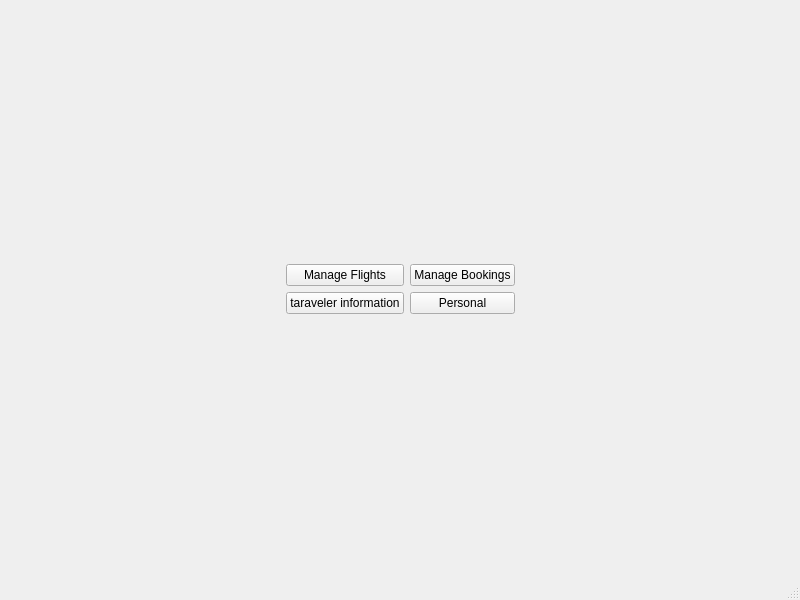
<?xml version="1.0" encoding="UTF-8"?>
<ui version="4.0">
 <class>AdminWindow</class>
 <widget class="QMainWindow" name="AdminWindow">
  <property name="geometry">
   <rect>
    <x>0</x>
    <y>0</y>
    <width>800</width>
    <height>600</height>
   </rect>
  </property>
  <property name="windowTitle">
   <string>Admin Window</string>
  </property>
  <widget class="QWidget" name="centralwidget">
   <layout class="QVBoxLayout" name="verticalLayout">
    <item>
     <layout class="QGridLayout" name="gridLayout">
      <item row="2" column="1">
       <spacer name="verticalSpacer">
        <property name="orientation">
         <enum>Qt::Vertical</enum>
        </property>
        <property name="sizeHint" stdset="0">
         <size>
          <width>20</width>
          <height>40</height>
         </size>
        </property>
       </spacer>
      </item>
      <item row="1" column="1">
       <layout class="QGridLayout" name="gridLayout_2">
        <item row="0" column="0">
         <widget class="QPushButton" name="pushButton">
          <property name="text">
           <string>Manage Flights</string>
          </property>
         </widget>
        </item>
        <item row="0" column="1">
         <widget class="QPushButton" name="pushButton_2">
          <property name="text">
           <string>Manage Bookings</string>
          </property>
         </widget>
        </item>
        <item row="1" column="0">
         <widget class="QPushButton" name="pushButton_3">
          <property name="text">
           <string>taraveler information</string>
          </property>
         </widget>
        </item>
        <item row="1" column="1">
         <widget class="QPushButton" name="pushButton_4">
          <property name="text">
           <string>Personal</string>
          </property>
         </widget>
        </item>
       </layout>
      </item>
      <item row="0" column="1">
       <spacer name="verticalSpacer_2">
        <property name="orientation">
         <enum>Qt::Vertical</enum>
        </property>
        <property name="sizeHint" stdset="0">
         <size>
          <width>20</width>
          <height>40</height>
         </size>
        </property>
       </spacer>
      </item>
      <item row="1" column="2">
       <spacer name="horizontalSpacer">
        <property name="orientation">
         <enum>Qt::Horizontal</enum>
        </property>
        <property name="sizeHint" stdset="0">
         <size>
          <width>40</width>
          <height>20</height>
         </size>
        </property>
       </spacer>
      </item>
      <item row="1" column="0">
       <spacer name="horizontalSpacer_2">
        <property name="orientation">
         <enum>Qt::Horizontal</enum>
        </property>
        <property name="sizeHint" stdset="0">
         <size>
          <width>40</width>
          <height>20</height>
         </size>
        </property>
       </spacer>
      </item>
     </layout>
    </item>
   </layout>
  </widget>
  <widget class="QMenuBar" name="menubar">
   <property name="geometry">
    <rect>
     <x>0</x>
     <y>0</y>
     <width>800</width>
     <height>22</height>
    </rect>
   </property>
  </widget>
  <widget class="QStatusBar" name="statusbar"/>
 </widget>
 <resources/>
 <connections/>
</ui>
